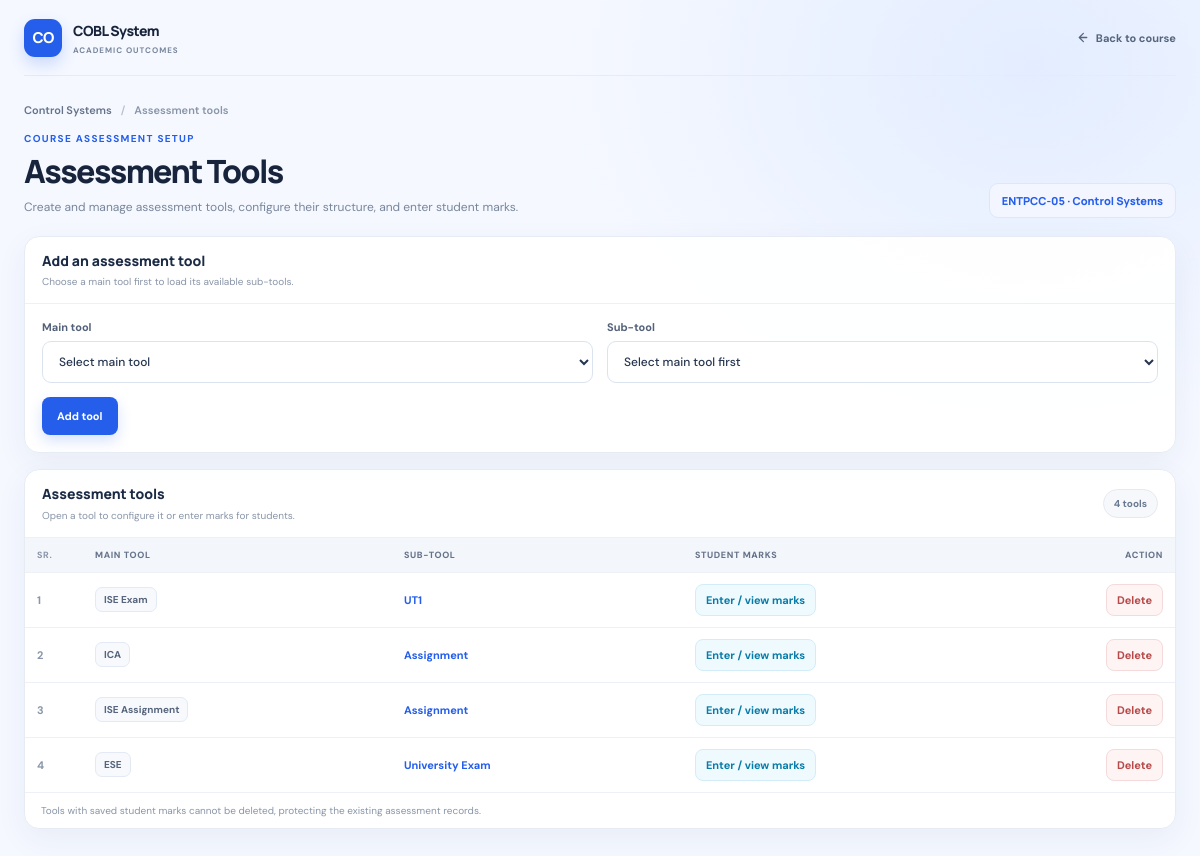
Page /tools/18/ (signed in) on the committed database.
### accounts/models.py (models this page shows, shortened)
class Course(models.Model):
    academic_class = models.ForeignKey(
        AcademicClass,
        on_delete=models.CASCADE,
        related_name="courses"
    )
    course_code = models.CharField(max_length=20)
    course_name = models.CharField(max_length=100)
    faculty = models.ForeignKey(
        settings.AUTH_USER_MODEL,
        on_delete=models.SET_NULL,
        null=True,
        blank=True,
        limit_choices_to={"role__in": ["FACULTY", "HOD"]}
    )

class AssessmentTool(models.Model):
    course = models.ForeignKey(
        "Course",
        on_delete=models.CASCADE,
        related_name="assessment_tools"
    )
    main_tool = models.CharField(max_length=50)
    sub_tool = models.CharField(max_length=100)
    is_locked = models.BooleanField(default=False)
    created_at = models.DateTimeField(auto_now_add=True)
    class Meta:
        ordering = ["created_at"]

### accounts/views.py (the view, shortened to what this page needs)
# urls.py: path("tools/<int:course_id>/", views.assessment_tool_page, name="assessment_tool_page"),
@login_required
def assessment_tool_page(request, course_id):
    course = get_object_or_404(Course, id=course_id)
    if request.user.role == "FACULTY" and course.faculty != request.user:
        return HttpResponseForbidden("Not allowed")
    if request.user.role == "HOD" and course.academic_class.department != request.user.department:
        return HttpResponseForbidden("Not allowed")
    tools = AssessmentTool.objects.filter(course=course)
    return render(request, "tools/assessment_tools.html", {
        "course": course,
        "tools": tools
    })

### accounts/templates/tools/assessment_tools.html (shortened to what this page needs)
<!DOCTYPE html>
<html lang="en">
<head>
</head>
<body>
    <main class="page-shell">
        <header class="topbar">
            <a class="brand" href="{% url 'view_course' course.id %}" aria-label="COBL course dashboard">
                <span class="brand-mark" aria-hidden="true">CO</span>
                <span>
                    <span class="brand-name">COBL System</span>
                    <span class="brand-caption">Academic outcomes</span>
                </span>
            </a>
            <a class="back-link" href="{% url 'view_course' course.id %}">
                <svg viewBox="0 0 20 20" fill="none" aria-hidden="true"><path d="M12.5 4.5 7 10l5.5 5.5M7.5 10H17" stroke="currentColor" stroke-width="1.7" stroke-linecap="round" stroke-linejoin="round"/></svg>
                Back to course
            </a>
        </header>
        <div class="page-content">
            <nav class="breadcrumb" aria-label="Breadcrumb">
                <a href="{% url 'view_course' course.id %}">{{ course.course_name }}</a>
                <span class="breadcrumb-separator" aria-hidden="true">/</span>
                <span>Assessment tools</span>
            </nav>
            <section class="page-heading" aria-labelledby="page-title">
                <div>
                    <p class="eyebrow">Course assessment setup</p>
                    <h1 id="page-title">Assessment Tools</h1>
                    <p class="page-description">Create and manage assessment tools, configure their structure, and enter student marks.</p>
                </div>
                <span class="course-chip">{{ course.course_code }} · {{ course.course_name }}</span>
            </section>
            <section class="panel" aria-labelledby="create-tool-title">
                <div class="panel-header">
                    <div>
                        <h2 class="panel-title" id="create-tool-title">Add an assessment tool</h2>
                        <p class="panel-subtitle">Choose a main tool first to load its available sub-tools.</p>
                    </div>
                </div>
                <form class="tool-form" method="POST">
                    <div class="form-grid">
                        <div class="form-field">
                            <label for="main_tool">Main tool</label>
                            <select name="main_tool" id="main_tool" required>
                                <option value="">Select main tool</option>
                            </select>
                        </div>
                        <div class="form-field">
                            <label for="sub_tool">Sub-tool</label>
                            <select name="sub_tool" id="sub_tool" required>
                                <option value="">Select main tool first</option>
                            </select>
                        </div>
                    </div>
                    <div class="form-actions">
                        <button type="submit" class="button button-primary">Add tool</button>
                    </div>
                </form>
            </section>
            <section class="panel" aria-labelledby="tools-list-title">
                <div class="panel-header">
                    <div>
                        <h2 class="panel-title" id="tools-list-title">Assessment tools</h2>
                        <p class="panel-subtitle">Open a tool to configure it or enter marks for students.</p>
                    </div>
                    <span class="tool-count">{{ tools|length }} tool{{ tools|length|pluralize }}</span>
                </div>
                <div class="table-wrap" role="region" aria-label="Assessment tools list" tabindex="0">
                    <table class="tools-table">
                        <thead>
                            <tr>
                                <th scope="col" class="serial">Sr.</th>
                                <th scope="col">Main tool</th>
                                <th scope="col">Sub-tool</th>
                                <th scope="col">Student marks</th>
                                <th scope="col" class="action-cell">Action</th>
                            </tr>
                        </thead>
                        <tbody>
                            {% for tool in tools %}
                            <tr>
                                <td class="serial">{{ forloop.counter }}</td>
                                <td><span class="tool-type">{{ tool.main_tool }}</span></td>
                                <td>
                                    {% if tool.main_tool == "ICA" %}
                                    <a class="tool-link" href="{% url 'ica_tool_detail' tool.id %}">{{ tool.sub_tool }}</a>
                                    {% elif tool.main_tool == "ISE Assignment" %}
                                    <a class="tool-link" href="{% url 'assignment_tutorial_page' tool.id %}">{{ tool.sub_tool }}</a>
                                    {% elif tool.main_tool == "ISE Exam" %}
                                    <a class="tool-link" href="{% url 'exam_details' tool.id %}">{{ tool.sub_tool }}</a>
                                    {% elif tool.main_tool == "ESE" %}
                                    <a class="tool-link" href="{% url 'university_exam_page' tool.id %}">{{ tool.sub_tool }}</a>
                                    {% elif tool.main_tool == "Mock Oral" %}
                                    <a class="tool-link" href="{% url 'university_exam_page' tool.id %}">{{ tool.sub_tool }}</a>
                                    {% else %}
                                    <span class="tool-name">{{ tool.sub_tool }}</span>
                                    {% endif %}
                                </td>
                                <td>
                                    {% if tool.main_tool == "ICA" %}
                                    <a class="button button-marks" href="{% url 'ica_student_marks' tool.id %}">Enter / view marks</a>
                                    {% elif tool.main_tool == "ISE Assignment" %}
                                    <a class="button button-marks" href="{% url 'assignment_tutorial_marks' tool.id %}">Enter / view marks</a>
                                    {% elif tool.main_tool == "ISE Exam" %}
                                    <a class="button button-marks" href="{% url 'exam_marks' tool.id %}">Enter / view marks</a>
                                    {% elif tool.main_tool == "ESE" %}
                                    <a class="button button-marks" href="{% url 'university_exam_marks' tool.id %}">Enter / view marks</a>
                                    {% elif tool.main_tool == "Mock Oral" %}
                                    <a class="button button-marks" href="{% url 'university_exam_marks' tool.id %}">Enter / view marks</a>
                                    {% else %}
                                    <span class="unavailable">Not available</span>
                                    {% endif %}
                                </td>
                                <td class="action-cell">
                                    <form method="POST" action="{% url 'delete_assessment_tool' tool.id %}">
                                        <button type="submit" class="button button-danger"
                                                onclick="return confirm('Delete this assessment tool and its setup? Tools with saved student marks cannot be deleted.');">
                                            Delete
                                        </button>
                                    </form>
                                </td>
                            </tr>
                            {% endfor %}
                        </tbody>
                    </table>
                </div>
                {% if tools %}
                <footer class="panel-footer">Tools with saved student marks cannot be deleted, protecting the existing assessment records.</footer>
                {% endif %}
            </section>
        </div>
    </main>
</body>
</html>

### rows in the picture
Course: course_name "Control Systems", course_code "ENTPCC-05"
AssessmentTool: main_tool "ISE Exam", sub_tool "UT1", shows "Enter / view marks"
AssessmentTool: main_tool "ICA", sub_tool "Assignment", shows "Enter / view marks"
AssessmentTool: main_tool "ISE Assignment", sub_tool "Assignment", shows "Enter / view marks"
AssessmentTool: main_tool "ESE", sub_tool "University Exam", shows "Enter / view marks"

### other values in the picture
{{ tools|length }} "4"
